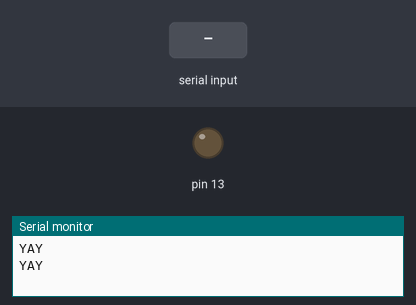
Simulated run of this sketch. Board: Arduino Uno, built with avr-gcc and run on an emulated ATmega328P. On the bench: output pins drawn as LEDs (lit = HIGH), the last lines printed to the serial monitor. Inputs (shaded band) come from the test bench.

Above: at 2.0 s.
2.1 s: byte 30 received over Serial
At 3.7 s:
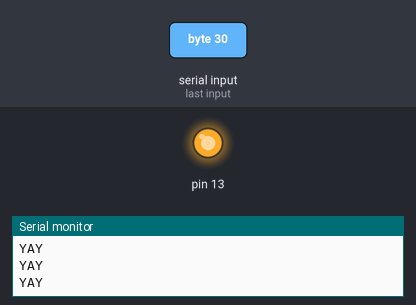
Timing chart, 0 to 5.2 s (numbered marks = the images above; inputs shaded):
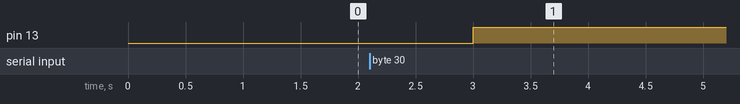

Measured:
- after the input at 2.1 s, pin 13: LOW → HIGH after 0.90 s

The sketch:

BluetoothTest.ino
```cpp
#include <SoftwareSerial.h>

SoftwareSerial BTSerial(2, 3);

bool state = false;

void setup() {
  Serial.begin(9600);
  pinMode(13, OUTPUT);
}

void loop() {
  Serial.println("YAY");
  delay(1000);
  if (Serial.available() > 0) {
    int val = Serial.read();
    state = !state;
    digitalWrite(13, state);
    /*if (val == 'o') {
      digitalWrite(13, LOW);
    }
    if (val == 'i') {
      digitalWrite(13, HIGH);
    }*/
  }
}
```
